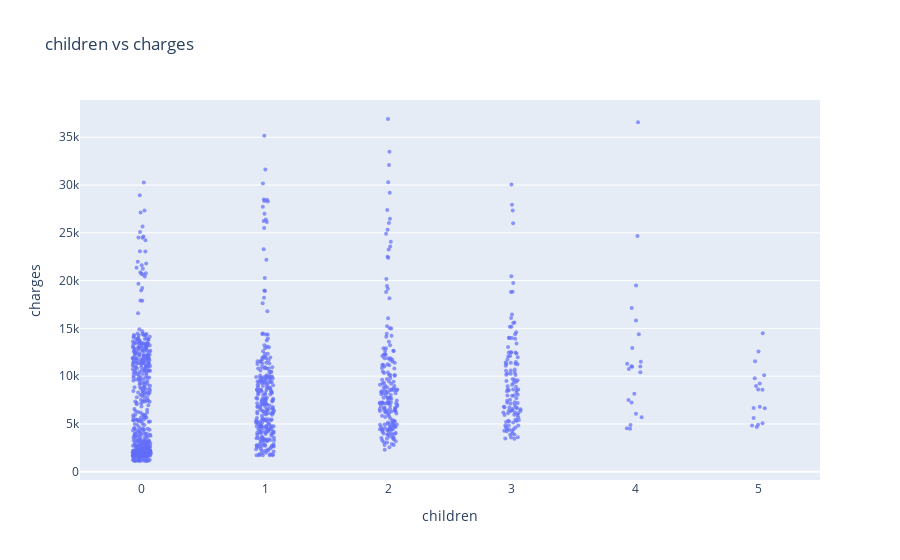

The cell this chart's notebook holds for it:
### Code cell
fig = px.strip(non_smoker, x="children", y="charges", title='children vs charges')
fig.update_traces(marker={'size': 4, 'opacity': 0.7})
fig.show()

### Figure 1 — Plotly figure (JSON) as saved in the notebook; plotly's stock layout.template omitted (floating-point values rounded to 4 significant figures; data arrays with more than 128 entries replaced by an {"elided": "..."} marker saying what was removed)
{"data": [{"alignmentgroup": "True", "boxpoints": "all", "fillcolor": "rgba(255,255,255,0)", "hoveron": "points", "hovertemplate": "children=%{x}<br>charges=%{y}<extra></extra>", "legendgroup": "", "line": {"color": "rgba(255,255,255,0)"}, "marker": {"color": "#636efa", "opacity": 0.7, "size": 4}, "name": "", "offsetgroup": "", "orientation": "v", "pointpos": 0, "showlegend": false, "type": "box", "x": {"elided": "1064 int values"}, "x0": " ", "xaxis": "x", "y": {"elided": "1064 float values"}, "y0": " ", "yaxis": "y"}], "layout": {"boxmode": "group", "legend": {"tracegroupgap": 0}, "title": {"text": "children vs charges"}, "xaxis": {"anchor": "y", "domain": [0, 1], "title": {"text": "children"}}, "yaxis": {"anchor": "x", "domain": [0, 1], "title": {"text": "charges"}}}}
